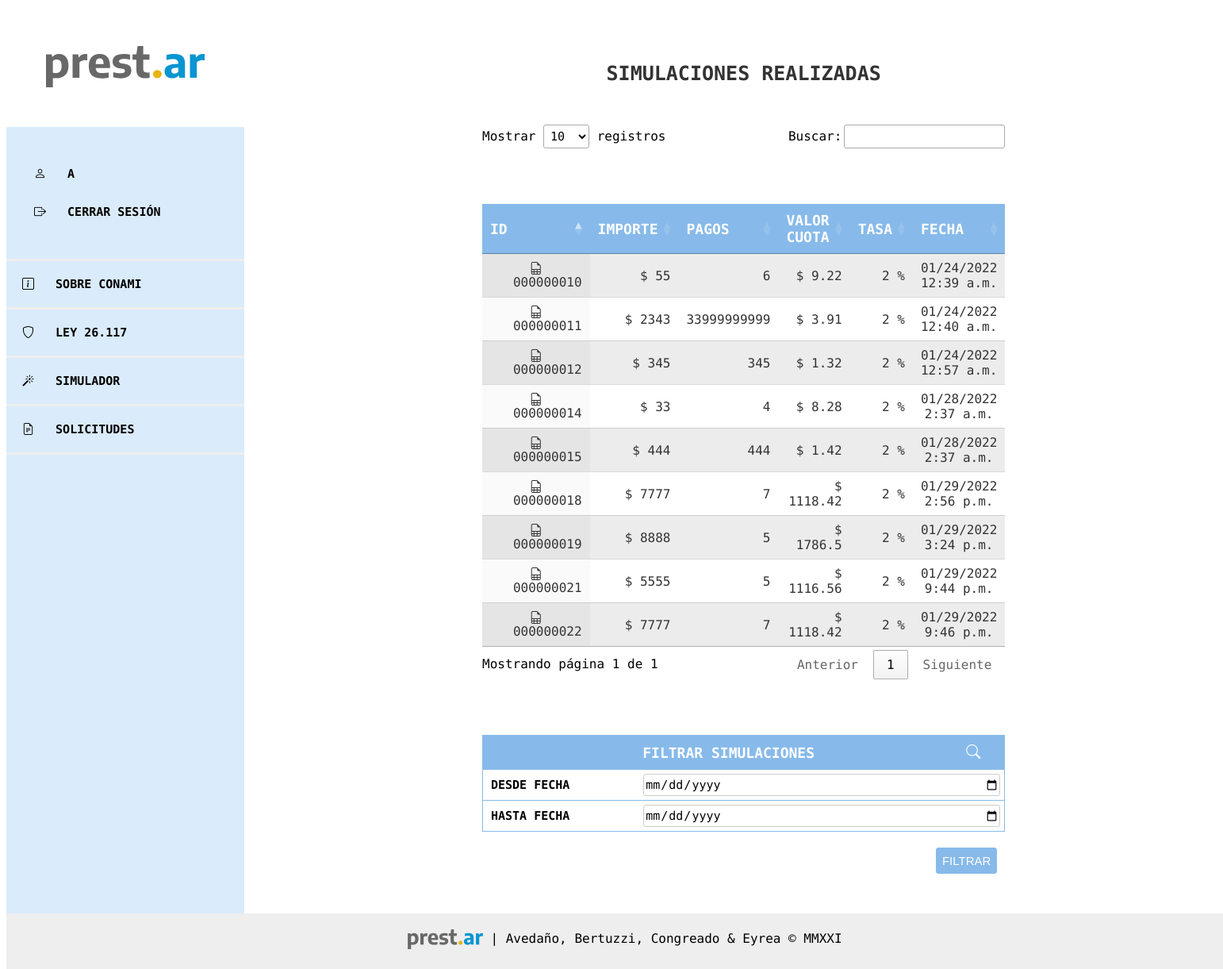
Page /simulador/propias/ (signed in) on the earlier database version.
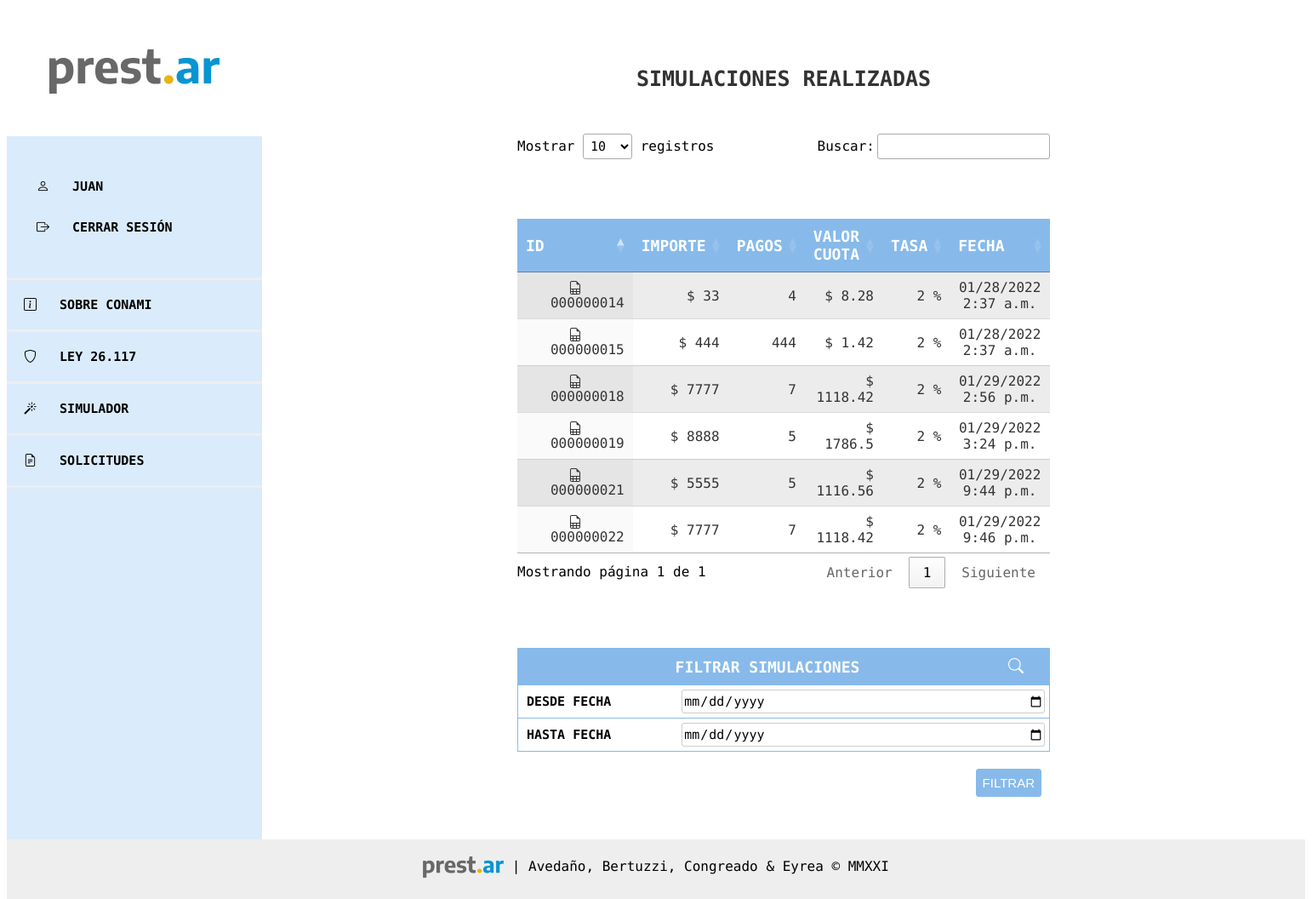
Same page on the later database version.
### accounts/models.py (models this page shows, shortened)
class Emprendedor(AbstractUser):
    GENEROS_LISTA = [
        ('F', 'Femenino'),
        ('M', 'Masculino'),
        ('X', 'Otre'),
    ]
    IDENTIDAD_LISTA = [
        ('Mujer cis', 'Mujer'),
        ('Hombre cis', 'Hombre'),
        ('Mujer trans', 'Mujer trans'),
        ('Hombre trans', 'Hombre trans'),
        ('No binarie', 'No binarie'),
        ('No declara', 'Prefiero no decir'),
    ]
    ESTADO_CIVIL = [
        ('Soltero', 'Soltero'),
        ('Casado', 'Casado'),
        ('Divorciado', 'Dovorciado'),
        ('Viudo', 'Viudo'),
        ('Concubinato', 'Concubinato'),
        ('Unión Civil', 'Unión civil'),
    ]
    NIVEL_EDUCATIVO = [
        ('Primario incompleto', 'Primario incompleto'),
        ('Primario Completo', 'Primario completo'),
        ('Primario completo', 'Secundario incompleto'),
        ('Secundario completo', 'Secundario completo'),
        ('Terciario incompleto', 'Terciario incompleto'),
        ('Terciario completo', 'Terciario completo'),
        ('Universitario incompleto', 'Universitario incompleto'),
        ('Universitario completo', 'Universitario completo'),
    ]
    nombre = models.CharField(max_length=200, null=True)
    apellido = models.CharField(max_length=200, null=True)
    genero = models.CharField(max_length=200, choices=GENEROS_LISTA)
    identidad = models.CharField(
        max_length=200, choices=IDENTIDAD_LISTA, blank=True, null=True)
    dni = models.IntegerField(null=True)
    fec_nac = models.DateField(null=True)
    estado_civil = models.CharField(
        max_length=200, choices=ESTADO_CIVIL, null=True)
    telefono = models.IntegerField(null=True)
    celular = models.BooleanField(default=True)
    email = models.CharField(max_length=200, null=True)
    educacion = models.CharField(
        max_length=200, choices=NIVEL_EDUCATIVO, null=True)
    provincia = models.CharField(max_length=20)
    domicilio = models.ForeignKey(
        "prestamos.Domicilio", on_delete=models.CASCADE)

### prestamos/models.py (models this page shows, shortened)
class Simulacion(models.Model):
    CUOTAS_LISTA = [
        ('1', '1'),
        ('3', '3'),
        ('6', '6'),
        ('9', '9'),
        ('12', '12'),
        ('18', '18'),
        ('24', '24'),
    ]
    smvm = models.ForeignKey(
        SMVM, on_delete=models.CASCADE, null=True, default=1)
    author = models.ForeignKey(
        settings.AUTH_USER_MODEL, on_delete=models.CASCADE, null=True)  # Acá tiene que quedar el null=True porque se tiene que poder hacer simulaciones sin registrarse
    nombre = models.CharField(max_length=200)
    apellido = models.CharField(max_length=200)
    dni = models.IntegerField(validators=[
                              MaxValueValidator(99999999)])
    importe_solicitado = models.PositiveIntegerField()
    created_date = models.DateTimeField(
        default=timezone.now)
    tasa_anual = models.ForeignKey(
        TasaInteres, on_delete=models.CASCADE, null=True, default=1)
    cant_cuotas = models.CharField(max_length=200, choices=CUOTAS_LISTA)
    telefono = models.CharField(max_length=200)
    email = models.CharField(max_length=200)
    cuota_final = models.DecimalField(
        decimal_places=2, max_digits=9, null=True)
    def calculo_cuota(self):
        interes = int(self.tasa_anual.tasa)/100
        cant_cuotas = int(self.cant_cuotas)
        calculo_cuota = round(self.importe_solicitado*(interes/12) /
                              (1-(1+(interes/12))**(-cant_cuotas)), 2)
        return round(calculo_cuota, 2)

class TasaInteres(models.Model):
    author = models.ForeignKey(
        settings.AUTH_USER_MODEL, on_delete=models.CASCADE)
    tasa = models.PositiveIntegerField()
    created_date = models.DateTimeField(
        default=timezone.now)
    def __str__(self):
        return '{}'.format(self.tasa)

### prestamos/views.py (the view)
# urls.py: path('simulador/propias/', views.simulaciones_propias,
def simulaciones_propias(request):
    simulaciones = SimulacionFilter(
        request.GET, queryset=Simulacion.objects.filter(author=request.user))
    print(simulaciones)
    return render(request, 'simulador/simulaciones_propias.html', {'filter': simulaciones})

### prestamos/templates/simulador/simulaciones_propias.html (shortened to what this page needs)
{% extends 'base.html' %}
{% block content %}
<header>
	<span>SIMULACIONES REALIZADAS</span>
</header>
<main>
    <table id="example" class="display" style="width:100%">
        <thead>
            <tr class="titulo mayus">
                <th>ID </th>
                <th >IMPORTE </th>
                <th >PAGOS </th>
                <th >VALOR CUOTA </th>
                <th>TASA </th>
                <th >FECHA </th>
            </tr>
        </thead>
        <tbody>
            {% for simulacion in filter.qs %}
                <tr >
                    <td style="text-align: center;"><a href="{% url 'simulacion_detail' pk=simulacion.pk %}"><i class="bi bi-file-earmark-spreadsheet"></i>&nbsp;&nbsp;&nbsp;{{ simulacion.id|stringformat:"09d" }}</a></td>
                    <td>$ {{ simulacion.importe_solicitado }}</td>
                    <td>{{ simulacion.cant_cuotas }}</td>
                    <td>$ {{ simulacion.calculo_cuota }}</td>
                    <td>{{ simulacion.tasa_anual }} %</td>
                    <td style="text-align: center;">{{ simulacion.created_date|date:"SHORT_DATETIME_FORMAT" }}</td>
                </tr>
            {% endfor %}
            </tbody>
    </table>
{% if user.is_authenticated %}
<form method="GET" style="padding-top: 70px;">
    <div class="caja">
        <div class="grid-item titulo mayus">
            <span>FILTRAR SIMULACIONES<i style="float:right; padding-right:20px" class="bi bi-search"></i></span>
        </div>
        <div class="grid-item texto" value="created_date">DESDE FECHA</div>
        <div class="grid-input" value="SIMULACION">{{ filter.form.start_date }}</div>
        <div class="grid-item texto" value="created_date">HASTA FECHA</div>
        <div class="grid-input" value="SIMULACION"> {{ filter.form.end_date }}</div>
    </div>
    <button class="filtrar btn btn-outline-secondary" type="submit" value="FILTRAR">FILTRAR</button>
</form>
{% endif %}
</main>
{% endblock %}

### templates/base.html (shortened to what this page needs)
{% load static %}
<html lang="es-ES">
  <head>
    <link rel="stylesheet" href="https://cdn.jsdelivr.net/npm/bootstrap-icons@1.7.2/font/bootstrap-icons.css">
    <link rel="stylesheet" href="{% static 'css/style.css' %}">
    <link rel="stylesheet" type="text/css" href="https://cdn.datatables.net/1.11.4/css/jquery.dataTables.css">
  </head>
<body>
  <nav class="navigation">
    <ul class="menu mainmenu">
        <div class="menuheader"><img style="width: 200px" src="/static/img/prestar_negro.svg" alt="Prest.Ar"></div>
        <div class="menu menufooter">
          {% if user.is_staff %}
          <p class="mayus"><i class="bi bi-key"></i>&nbsp;&nbsp;&nbsp;{{ user.nombre }}</p>
          <p><a href="{% url 'logout' %}"><i class="bi bi-box-arrow-right"></i>&nbsp;&nbsp;&nbsp;CERRAR SESIÓN</span></a></p>
          {% elif user.is_authenticated %}
          <p class="mayus"><i class="bi bi-person"></i>&nbsp;&nbsp;&nbsp;{{ user.nombre }}</p>
          <p><a href="{% url 'logout' %}"><i class="bi bi-box-arrow-right"></i>&nbsp;&nbsp;&nbsp;CERRAR SESIÓN</span></a></p>
          {% else %}
          <p class="mayus"><i class="bi bi-question-square"></i>&nbsp;&nbsp;&nbsp;USUARIO ANÓNIMO</p>
          <p><a href="{% url 'login' %}"><i class="bi bi-box-arrow-in-right"></i>&nbsp;&nbsp;&nbsp;ACCEDER</a></p>
          {% endif %}
        </div>
        <li><a href="{% url 'sobre_conami' %}"><div class="botones button1"><i class="bi bi-info-square"></i>&nbsp;&nbsp;&nbsp;SOBRE CONAMI</div></a></li>
        <li><a target="_blank" href="http://servicios.infoleg.gob.ar/infolegInternet/anexos/115000-119999/118062/norma.htm"><div class="botones button4"><i class="bi bi-shield"></i></i>&nbsp;&nbsp;&nbsp;LEY 26.117</div></a></li>
        <li><a href="{% url 'sim_index' %}"><div class="botones button2"><i class="bi bi-magic"></i>&nbsp;&nbsp;&nbsp;SIMULADOR</div></a>
        </li>
      {% if user.is_authenticated %}
        <li><div class="botones button2"><i class="bi bi-file-earmark-text"></i>&nbsp;&nbsp;&nbsp;SOLICITUDES</div>
        </li>
      {% endif %}
    </ul>
  </nav>
  {% block content %}
  {% endblock %}
  <footer>
    <div style="padding-top:20px"><img style="vertical-align:middle" src="/static/img/prestar_negro_CHICO.png" alt="Prest.Ar"> | Avedaño, Bertuzzi, Congreado & Eyrea © MMXXI</div>
  </footer>
  <link rel="stylesheet" type="text/css" href="https://cdn.datatables.net/1.11.4/css/jquery.dataTables.css">
  </body>
</html>

### static/css/style.css (style rules this page uses)
html { height: 100%; }
body { min-height: 100%; font-family: "Encode Sans", sans-serif !important; display: grid; grid-template: "menu header" "menu main" "menu main" "footer footer" / 300px 1fr; }
a { color: inherit; text-decoration: none; }
.menu { display: grid; grid-template-areas: "header" "button1" "button2" "button3" "button4" "button5" "button6"; font-family: "Encode Sans", sans-serif; font-weight: bold; text-decoration: none; list-style: none; }
.menuheader { grid-area: header; padding: 50px 25px 50px 25px; text-align: center; font-size: 20px; background-color: #ffffff; }
.menufooter { padding: 35px 35px 35px 35px; text-align: left; font-size: 15px; }
.botones { text-align: left; padding: 20px; font-size: 15px; }
.button1 { grid-area: button1; border-top: solid #eeeeee; border-bottom: solid #eeeeee; }
.button2 { grid-area: button2; border-bottom: solid #eeeeee; }
.button4 { grid-area: button4; border-bottom: solid #eeeeee; }
nav { grid-area: menu; background-color: #daebfb; min-height: 900px; }
header { grid-area: header; font-size: 25px; padding: 70px 70px 50px 70px; text-align: center; font-weight: 900; color: #333; }
footer { grid-area: footer; text-align: center; background-color: #eeeeee; height: 70px; bottom: 0px; }
main { grid-area: main; padding-bottom: 50px; padding-left: 300px; padding-right: 300px; }
.caja { margin-bottom: 20px; display: grid; grid-template-columns: 30% 70%; border: 1px solid #87baea; }
.grid-item { padding: 10px; border-top: 1px solid #87baea; display: grid; align-items: left; font-size: 15px; }
.grid-input { padding: 5px; border-top: 1px solid #87baea; display: grid; align-items: left; font-size: 15px; }
.titulo { text-align: center; font-size: 18px; font-weight: bold; color: white; background-color: #87baea; grid-column-start: 1; grid-column-end: 3; }
.texto { font-size: 15px; font-weight: bold; }
.filtrar { float: right; margin-right: 10px; border: 1px solid #87baea; background-color: #87baea; color: #fff; border-radius: 3px; padding: 7px; font-size: 15px; }
.mayus { text-transform: uppercase; }
html, body { font-family: Arial, Helvetica, sans-serif; }
.navigation { width: 300px; }
.mainmenu, .submenu { padding: 0; margin: 0; }
table { padding-top: 70px; width: 100%; color: #333; }
th { padding: 8px; }
td { text-align: right; padding: 8px; font-weight: lighter; }
tbody:nth-child(even) tr:nth-child(odd) { background-color: #f2f2f2; }
input, select { font-family: "Encode Sans", sans-serif; font-size: 15px; border: 1px solid #ccc; border-radius: 3px; }

Differences in the rows shown:
removed Simulacion: id "000000010", importe_solicitado "55", cant_cuotas "6", calculo_cuota "9.22", tasa_anual "2", created_date "01/24/2022 12:39 a.m."
removed Simulacion: id "000000011", importe_solicitado "2343", cant_cuotas "33999999999", calculo_cuota "3.91", tasa_anual "2", created_date "01/24/2022 12:40 a.m."
removed Simulacion: id "000000012", importe_solicitado "345", cant_cuotas "345", calculo_cuota "1.32", tasa_anual "2", created_date "01/24/2022 12:57 a.m."
changed Emprendedor: nombre "A" → "JUAN"
